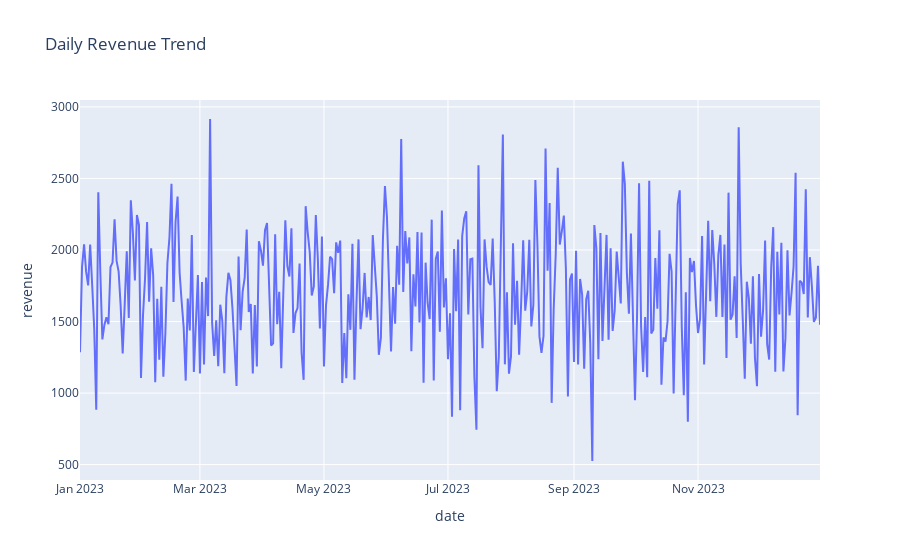

Here is the notebook cell this chart was saved with:
### Markdown cell above
plotly chart

### Code cell
import plotly.express as px

daily_rev = (
    df.assign(date=pd.to_datetime(df["invoice_date"]).dt.date)
      .groupby("date")["revenue"]
      .sum()
      .reset_index()
)

fig = px.line(
    daily_rev,
    x="date",
    y="revenue",
    title="Daily Revenue Trend"
)
fig.show()

### Figure 1 — Plotly figure (JSON) as saved in the notebook; plotly's stock layout.template omitted (floating-point values rounded to 4 significant figures; data arrays with more than 128 entries replaced by an {"elided": "..."} marker saying what was removed)
{"data": [{"hovertemplate": "date=%{x}<br>revenue=%{y}<extra></extra>", "legendgroup": "", "line": {"color": "#636efa", "dash": "solid"}, "marker": {"symbol": "circle"}, "mode": "lines", "name": "", "orientation": "v", "showlegend": false, "type": "scatter", "x": {"elided": "365 str values"}, "xaxis": "x", "y": {"elided": "365 float values"}, "yaxis": "y"}], "layout": {"legend": {"tracegroupgap": 0}, "title": {"text": "Daily Revenue Trend"}, "xaxis": {"anchor": "y", "domain": [0, 1], "title": {"text": "date"}}, "yaxis": {"anchor": "x", "domain": [0, 1], "title": {"text": "revenue"}}}}
